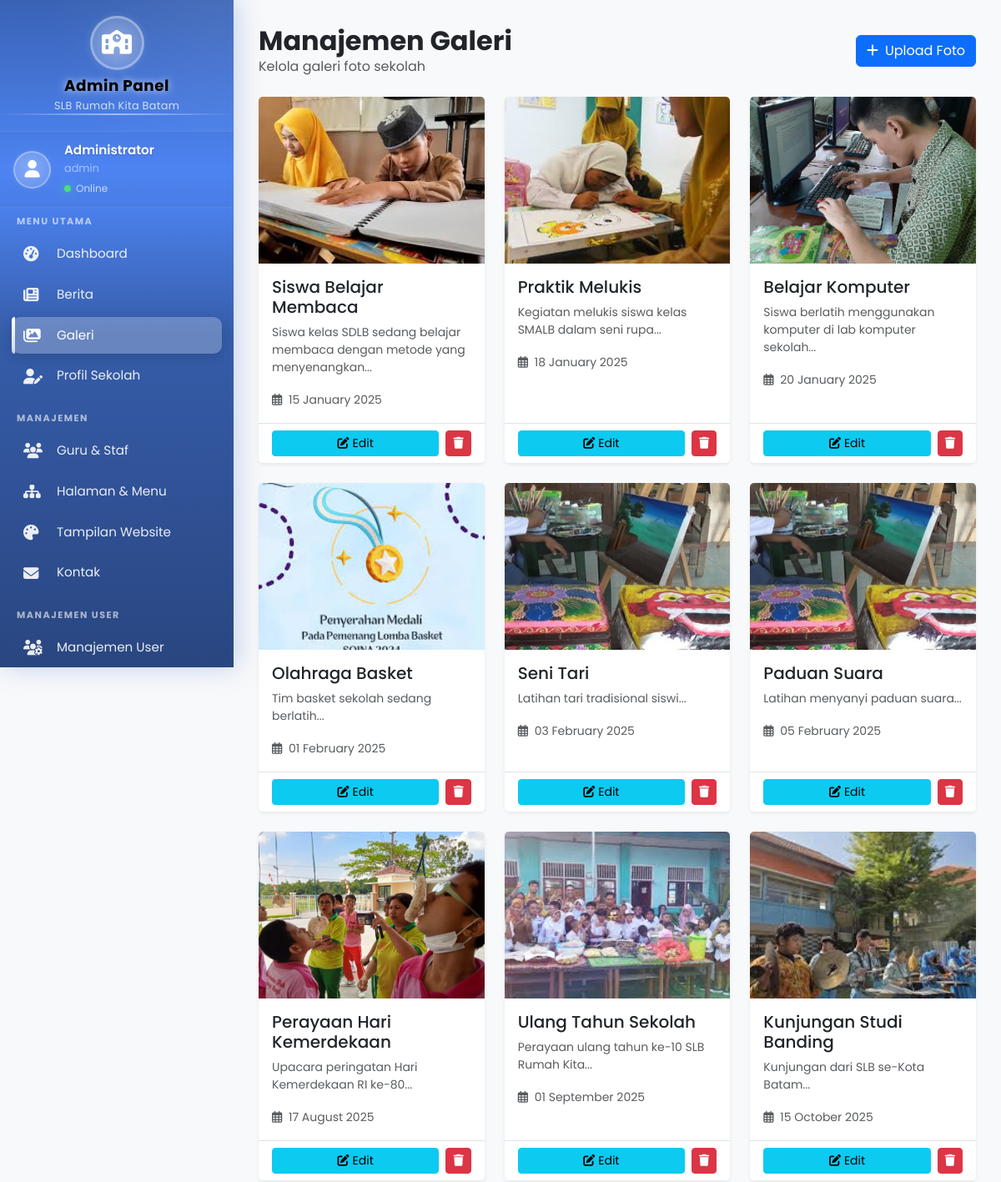
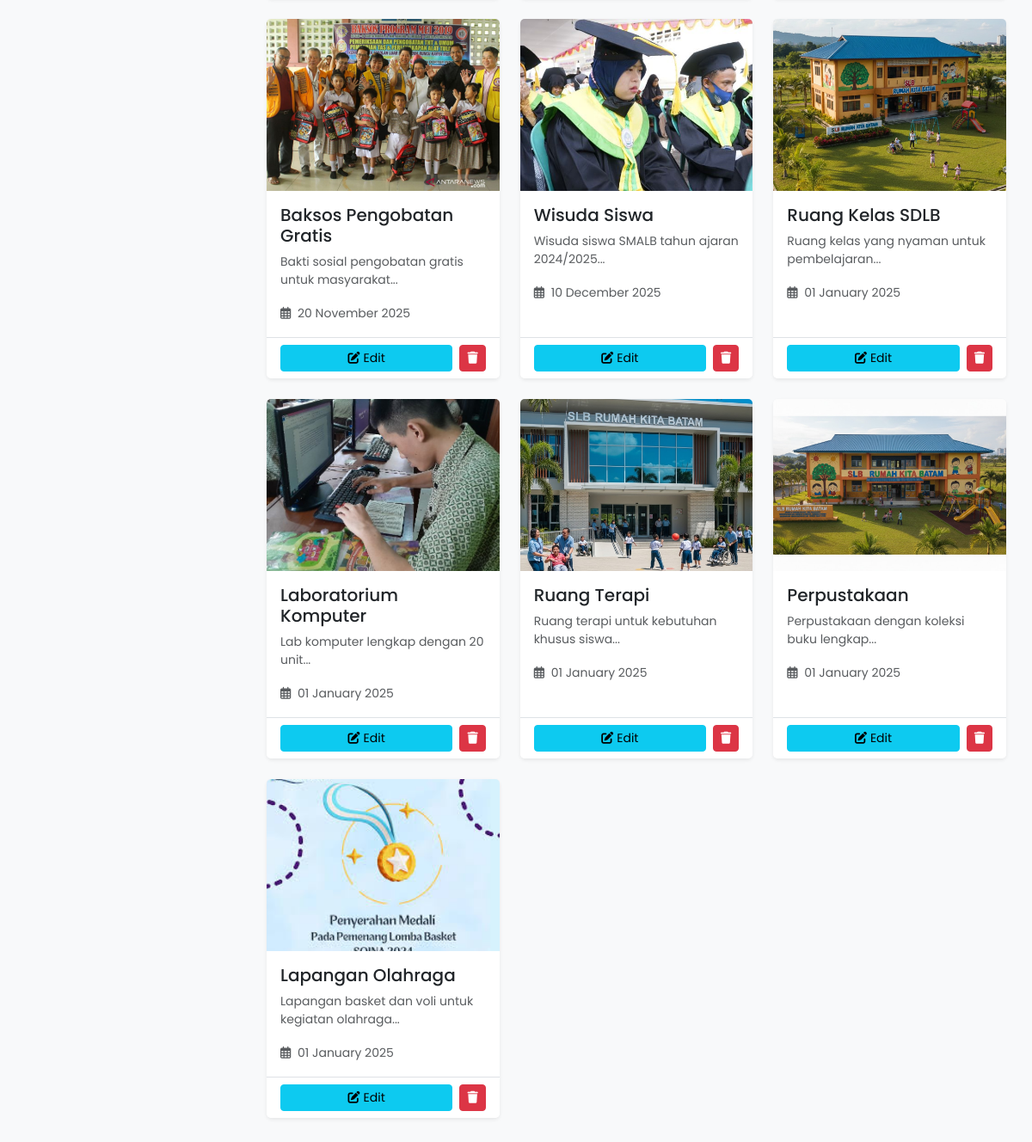
Page /admin/galeri.php (signed in) on the committed database (2 pictures, top to bottom).
### tables this page shows
CREATE TABLE `galeri` (
  `id` int(11) NOT NULL,
  `judul` varchar(255) NOT NULL,
  `deskripsi` text DEFAULT NULL,
  `gambar` varchar(255) NOT NULL,
  `tanggal` date NOT NULL,
  `kategori` varchar(100) NOT NULL DEFAULT 'kegiatan',
  `created_at` timestamp NOT NULL DEFAULT current_timestamp()
);

### config/database.php (called while the page is built, shortened)
<?php
$is_localhost = ($_SERVER['SERVER_NAME'] == 'localhost' ||
                 $_SERVER['SERVER_NAME'] == '127.0.0.1' ||
                 strpos($_SERVER['SERVER_NAME'], '.local') !== false ||
                 strpos($_SERVER['HTTP_HOST'], 'localhost') !== false ||
                 strpos($_SERVER['HTTP_HOST'], '127.0.0.1') !== false);
try {
    $pdo = new PDO("mysql:host=" . DB_HOST . ";dbname=" . DB_NAME, DB_USER, DB_PASS);
    $pdo->setAttribute(PDO::ATTR_ERRMODE, PDO::ERRMODE_EXCEPTION);
    $pdo->setAttribute(PDO::ATTR_DEFAULT_FETCH_MODE, PDO::FETCH_ASSOC);
} catch(PDOException $e) {
    if ($is_localhost) {
        die("<strong>Koneksi Database Gagal!</strong><br>
             Error: " . $e->getMessage() . "<br>
             Pastikan konfigurasi database di <code>config/database.php</code> sudah benar.");
    } else {
        die("Terjadi kesalahan koneksi database. Silakan hubungi administrator.");
    }
}
function query($sql, $params = []) {
    global $pdo;
    $stmt = $pdo->prepare($sql);
    $stmt->execute($params);
    return $stmt;
}
function fetchAll($sql, $params = []) {
    $stmt = query($sql, $params);
    return $stmt->fetchAll();
}
?>

### admin/galeri.php (the view, shortened to what this page needs)
<?php
require_once '../config/database.php';
$defaultGalleryImage = '../gambar/galerydefault.jpg';
$action = $_GET['action'] ?? '';
$id = $_GET['id'] ?? '';
$galeri = null;
?>
<!DOCTYPE html>
<html lang="id">
<head>
    <link href="https://cdn.jsdelivr.net/npm/bootstrap@5.3.0/dist/css/bootstrap.min.css" rel="stylesheet">
    <link href="https://cdnjs.cloudflare.com/ajax/libs/font-awesome/6.4.0/css/all.min.css" rel="stylesheet">
</head>
<body>
    <?php require_once 'includes/sidebar.php'; ?>
    <div class="main-content">
        <div class="d-flex justify-content-between align-items-center mb-4">
            <div>
                <h2 class="fw-bold mb-0">
                    <?php echo $action === 'tambah' ? 'Upload Foto' : ($action === 'edit' ? 'Edit Foto' : 'Manajemen Galeri'); ?>
                </h2>
                <p class="text-muted mb-0">Kelola galeri foto sekolah</p>
            </div>
            <?php if (!$action): ?>
            <a href="?action=tambah" class="btn btn-primary">
                <i class="fas fa-plus me-2"></i>Upload Foto
            </a>
            <?php endif; ?>
        </div>
        <?php if ($action === 'tambah' || $action === 'edit'): ?>
            <div class="card border-0 shadow-sm">
                <div class="card-body p-4">
                    <form method="POST" action="?action=<?php echo $action; ?><?php echo $id ? '&id=' . $id : ''; ?>" enctype="multipart/form-data">
                        <div class="mb-3">
                            <label for="judul" class="form-label">Judul Foto <span class="text-danger">*</span></label>
                            <input type="text" class="form-control" id="judul" name="judul"
                                   value="<?php echo $galeri ? htmlspecialchars($galeri['judul']) : ''; ?>" required>
                        </div>
                        <div class="mb-3">
                            <label for="deskripsi" class="form-label">Deskripsi</label>
                            <textarea class="form-control" id="deskripsi" name="deskripsi" rows="3"><?php echo $galeri ? htmlspecialchars($galeri['deskripsi']) : ''; ?></textarea>
                        </div>
                        <div class="mb-3">
                            <label for="gambar" class="form-label">
                                <?php echo $action === 'tambah' ? 'Upload Gambar <span class="text-danger">*</span>' : 'Ganti Gambar'; ?>
                            </label>
                            <input type="file" class="form-control" id="gambar" name="gambar" accept="image/*"
                                   <?php echo $action === 'tambah' ? 'required' : ''; ?>>
                            <?php if ($galeri && $galeri['gambar']): ?>
                                <div class="mt-2">
                                    <img src="../uploads/galeri/<?php echo htmlspecialchars($galeri['gambar']); ?>"
                                         alt="Current image" class="img-thumbnail" style="max-width: 200px;">
                                </div>
                            <?php endif; ?>
                        </div>
                        <div class="d-flex gap-2">
                            <button type="submit" class="btn btn-primary">
                                <i class="fas fa-save me-2"></i>Simpan
                            </button>
                            <a href="galeri.php" class="btn btn-secondary">
                                <i class="fas fa-times me-2"></i>Batal
                            </a>
                        </div>
                    </form>
                </div>
            </div>
        <?php else: ?>
            <div class="row">
                <?php
                $galeri_list = fetchAll("SELECT * FROM galeri ORDER BY created_at DESC");
                if ($galeri_list):
                    foreach ($galeri_list as $item):
                ?>
                <div class="col-md-6 col-lg-4 mb-4">
                    <div class="card border-0 shadow-sm gallery-item h-100">
                        <?php if ($item['gambar']): ?>
                            <img src="../uploads/galeri/<?php echo htmlspecialchars($item['gambar']); ?>"
                                 alt="<?php echo htmlspecialchars($item['judul']); ?>"
                                 class="card-img-top" style="height: 200px; object-fit: cover;">
                        <?php else: ?>
                            <img src="<?php echo $defaultGalleryImage; ?>"
                                 alt="<?php echo htmlspecialchars($item['judul']); ?>"
                                 class="card-img-top" style="height: 200px; object-fit: cover;">
                        <?php endif; ?>
                        <div class="card-body">
                            <h5 class="card-title"><?php echo htmlspecialchars($item['judul']); ?></h5>
                            <?php if ($item['deskripsi']): ?>
                                <p class="card-text text-muted small"><?php echo htmlspecialchars(substr($item['deskripsi'], 0, 100)); ?>...</p>
                            <?php endif; ?>
                            <small class="text-muted">
                                <i class="far fa-calendar-alt me-1"></i>
                                <?php echo date('d F Y', strtotime($item['tanggal'])); ?>
                            </small>
                        </div>
                        <div class="card-footer bg-white border-top">
                            <div class="d-flex gap-2">
                                <a href="?action=edit&id=<?php echo $item['id']; ?>" class="btn btn-sm btn-info flex-grow-1">
                                    <i class="fas fa-edit me-1"></i>Edit
                                </a>
                                <a href="?action=hapus&id=<?php echo $item['id']; ?>" class="btn btn-sm btn-danger"
                                   onclick="return confirm('Apakah Anda yakin ingin menghapus foto ini?')">
                                    <i class="fas fa-trash"></i>
                                </a>
                            </div>
                        </div>
                    </div>
                </div>
                <?php
                    endforeach;
                endif; ?>
            </div>
        <?php endif; ?>
    </div>
</body>
</html>

### admin/galeri.php (style rules this page uses)
body { font-family: 'Poppins', sans-serif; background-color: #f8f9fa; }
.gallery-item { transition: transform 0.3s; }

### rows in the picture
galeri: gambar+judul (picture), judul "Siswa Belajar Membaca", deskripsi "Siswa kelas SDLB sedang belajar membaca dengan metode yang menyenangkan", tanggal "15 January 2025"
galeri: gambar+judul (picture), judul "Praktik Melukis", deskripsi "Kegiatan melukis siswa kelas SMALB dalam seni rupa", tanggal "18 January 2025"
galeri: gambar+judul (picture), judul "Belajar Komputer", deskripsi "Siswa berlatih menggunakan komputer di lab komputer sekolah", tanggal "20 January 2025"
galeri: gambar (picture), judul "Olahraga Basket", deskripsi "Tim basket sekolah sedang berlatih", tanggal "01 February 2025"
galeri: gambar (picture), judul "Seni Tari", deskripsi "Latihan tari tradisional siswi", tanggal "03 February 2025"
galeri: gambar (picture), judul "Paduan Suara", deskripsi "Latihan menyanyi paduan suara", tanggal "05 February 2025"
galeri: gambar+judul (picture), judul "Perayaan Hari Kemerdekaan", deskripsi "Upacara peringatan Hari Kemerdekaan RI ke-80", tanggal "17 August 2025"
galeri: gambar+judul (picture), judul "Ulang Tahun Sekolah", deskripsi "Perayaan ulang tahun ke-10 SLB Rumah Kita", tanggal "01 September 2025"
galeri: gambar+judul (picture), judul "Kunjungan Studi Banding", deskripsi "Kunjungan dari SLB se-Kota Batam", tanggal "15 October 2025"
galeri: gambar+judul (picture), judul "Baksos Pengobatan Gratis", deskripsi "Bakti sosial pengobatan gratis untuk masyarakat", tanggal "20 November 2025"
galeri: gambar+judul (picture), judul "Wisuda Siswa", deskripsi "Wisuda siswa SMALB tahun ajaran 2024/2025", tanggal "10 December 2025"
galeri: gambar (picture), judul "Ruang Kelas SDLB", deskripsi "Ruang kelas yang nyaman untuk pembelajaran", tanggal "01 January 2025"
galeri: gambar (picture), judul "Laboratorium Komputer", deskripsi "Lab komputer lengkap dengan 20 unit", tanggal "01 January 2025"
galeri: gambar (picture), judul "Ruang Terapi", deskripsi "Ruang terapi untuk kebutuhan khusus siswa", tanggal "01 January 2025"
galeri: gambar (picture), judul "Perpustakaan", deskripsi "Perpustakaan dengan koleksi buku lengkap", tanggal "01 January 2025"
galeri: gambar (picture), judul "Lapangan Olahraga", deskripsi "Lapangan basket dan voli untuk kegiatan olahraga", tanggal "01 January 2025"

### other values in the picture
$_SESSION['nama'] "Administrator"
$_SESSION['username'] "admin"
